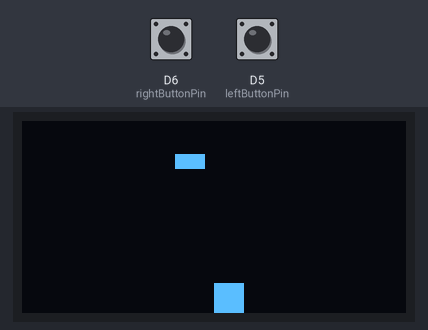
The sketch below on a simulated ESP8266 (NodeMCU). Shown: 128×64 one-colour display. The inputs (shaded band) are chosen by the test bench; at power-on: D5 (leftButtonPin) HIGH, D6 (rightButtonPin) HIGH. Random numbers use the default seed unless the sketch sets one.

Above: at 1.27 s.
1.3 s: D5 (leftButtonPin) pulled LOW for 0.15 s
At 3.8 s:
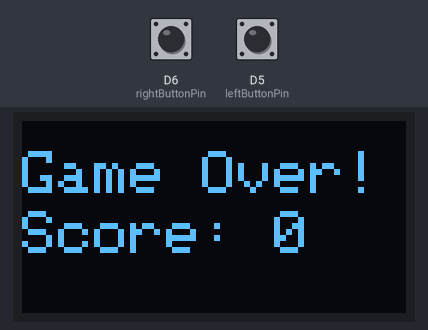
At 24.5 s:
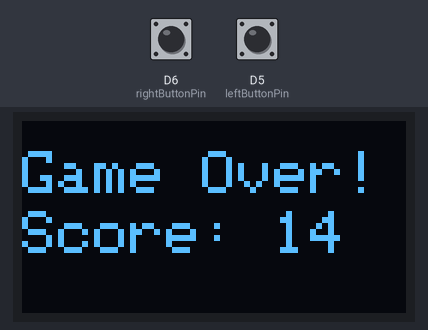

The sketch:

esp8266_game.ino
```cpp
#include <Wire.h>
#include <Adafruit_GFX.h>
#include <Adafruit_SSD1306.h>

#define SCREEN_WIDTH 128
#define SCREEN_HEIGHT 64
#define OLED_RESET -1

// ESP8266 I2C pins (D1 = SCL, D2 = SDA)
#define OLED_SDA D2
#define OLED_SCL D1

// Initialize the display
Adafruit_SSD1306 display(SCREEN_WIDTH, SCREEN_HEIGHT, &Wire, OLED_RESET);

// Initial player position
int playerX = SCREEN_WIDTH / 2;
int playerY = SCREEN_HEIGHT - 10;
int playerSize = 10;

// Obstacles
struct Obstacle {
  int x;
  int y;
  int width;
};

#define MAX_OBSTACLES 5
Obstacle obstacles[MAX_OBSTACLES];
int obstacleSpeed = 2;

// Score and level
int score = 0;
int level = 1;
bool gameOver = false;

// Button pins (ESP8266)
const int leftButtonPin = D5;
const int rightButtonPin = D6;

void initObstacles() {
  for (int i = 0; i < MAX_OBSTACLES; i++) {
    obstacles[i].x = random(0, SCREEN_WIDTH - 10);
    obstacles[i].y = random(-100, -10);
    obstacles[i].width = 10;
  }
}

void drawObstacles() {
  for (int i = 0; i < MAX_OBSTACLES; i++) {
    display.fillRect(obstacles[i].x, obstacles[i].y, obstacles[i].width, 5, SSD1306_WHITE);
  }
}

void updateObstacles() {
  for (int i = 0; i < MAX_OBSTACLES; i++) {
    obstacles[i].y += obstacleSpeed;

    if (obstacles[i].y > SCREEN_HEIGHT) {
      obstacles[i].y = random(-100, -10);
      obstacles[i].x = random(0, SCREEN_WIDTH - 10);
      score++;
    }
  }
}

bool checkCollision() {
  for (int i = 0; i < MAX_OBSTACLES; i++) {
    if (obstacles[i].y + 5 > playerY && obstacles[i].y < playerY + playerSize &&
        obstacles[i].x < playerX + playerSize && obstacles[i].x + obstacles[i].width > playerX) {
      return true;
    }
  }
  return false;
}

void drawPlayer() {
  display.fillRect(playerX, playerY, playerSize, playerSize, SSD1306_WHITE);
}

void increaseLevel() {
  level++;
  obstacleSpeed++;
  display.clearDisplay();
  display.setTextSize(2);
  display.setTextColor(SSD1306_WHITE);
  display.setCursor(10, 20);
  display.print("Level ");
  display.println(level);
  display.display();
  delay(3000);
}

void setup() {
  Serial.begin(115200);

  Wire.begin(OLED_SDA, OLED_SCL);

  if (!display.begin(SSD1306_SWITCHCAPVCC, 0x3C)) {
    Serial.println(F("OLED display not found!"));
    while (true);
  }

  display.clearDisplay();
  initObstacles();

  pinMode(leftButtonPin, INPUT_PULLUP);
  pinMode(rightButtonPin, INPUT_PULLUP);
}

void loop() {
  if (!gameOver) {
    display.clearDisplay();
    drawObstacles();
    drawPlayer();
    display.display();
    updateObstacles();

    if (checkCollision()) {
      gameOver = true;
    }

    if (digitalRead(leftButtonPin) == LOW && playerX > 0) {
      playerX -= 5;
    }
    if (digitalRead(rightButtonPin) == LOW && playerX < SCREEN_WIDTH - playerSize) {
      playerX += 5;
    }

    if (score > 0 && score % 50 == 0) {
      increaseLevel();
      score++;
    }

    delay(50);
  } else {
    display.clearDisplay();
    display.setTextSize(2);
    display.setTextColor(SSD1306_WHITE);
    display.setCursor(0, 10);
    display.println("Game Over!");
    display.setCursor(0, 30);
    display.print("Score: ");
    display.println(score);
    display.display();
    delay(5000);

    gameOver = false;
    score = 0;
    level = 1;
    obstacleSpeed = 2;
    playerX = SCREEN_WIDTH / 2;
    playerY = SCREEN_HEIGHT - 10;
    initObstacles();
  }
}
```

Measured:
- what the display in image 1 shows lasts 5.0 s, from 2.8 s to 7.8 s
